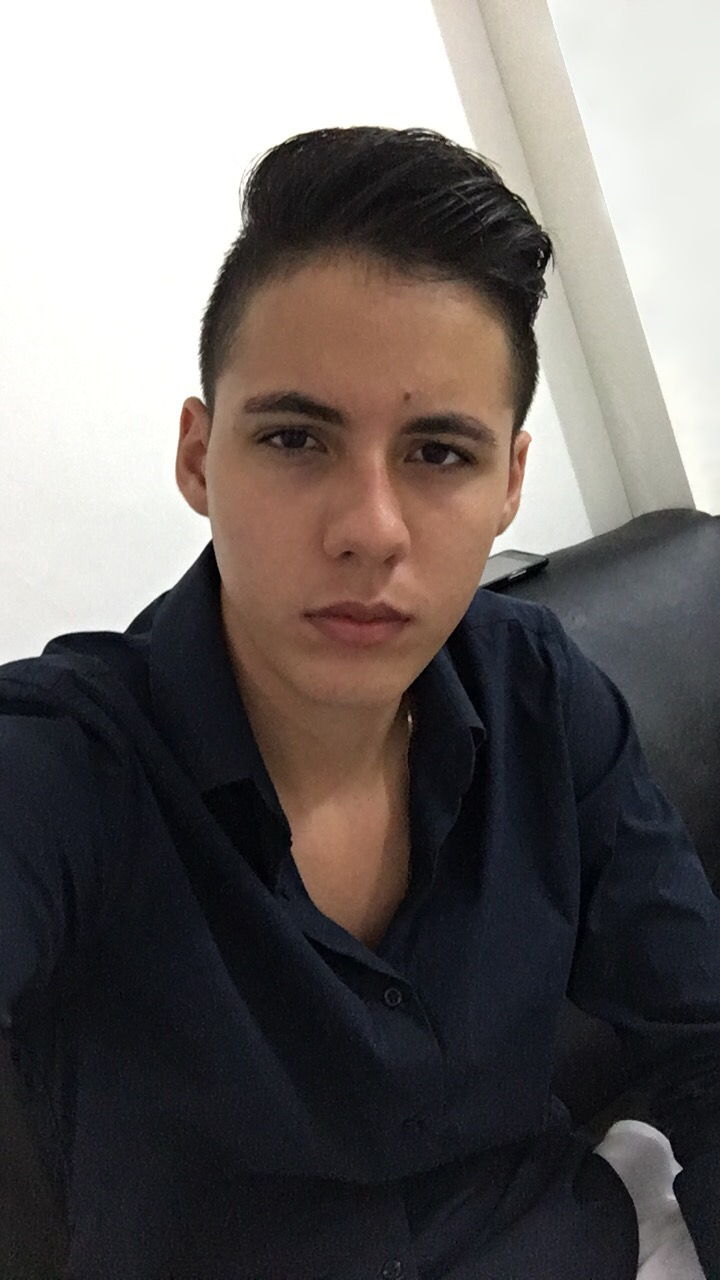
#> input picture second_report/samples/matheus.jpg, 720 x 1280 px
$ python hsv_skin_detection.py
#> lines starting #> are read from the running program, lines starting #| are printed output that depends on the picture; after the words box and inside, x2 and y2 are one past the last pixel; in counts of white or black regions, pixels touching at a corner belong together
import cv2
import numpy as np
from matplotlib import pyplot as plt


def skin_detection(gray):
    lower = np.array([50,50,50], dtype="uint8")
    upper = np.array([180,180,220], dtype="uint8")

    skin_mask = cv2.inRange(gray, lower, upper)

    return cv2.bitwise_and(src_img, src_img, mask=skin_mask)


if __name__ == '__main__':
    src_img = cv2.imread('../samples/matheus.jpg')
#> src_img is the input picture: shape (1280, 720, 3); mean B, G, R 100.9, 102.4, 108.1
    gray = cv2.cvtColor(src_img, cv2.COLOR_BGR2GRAY)
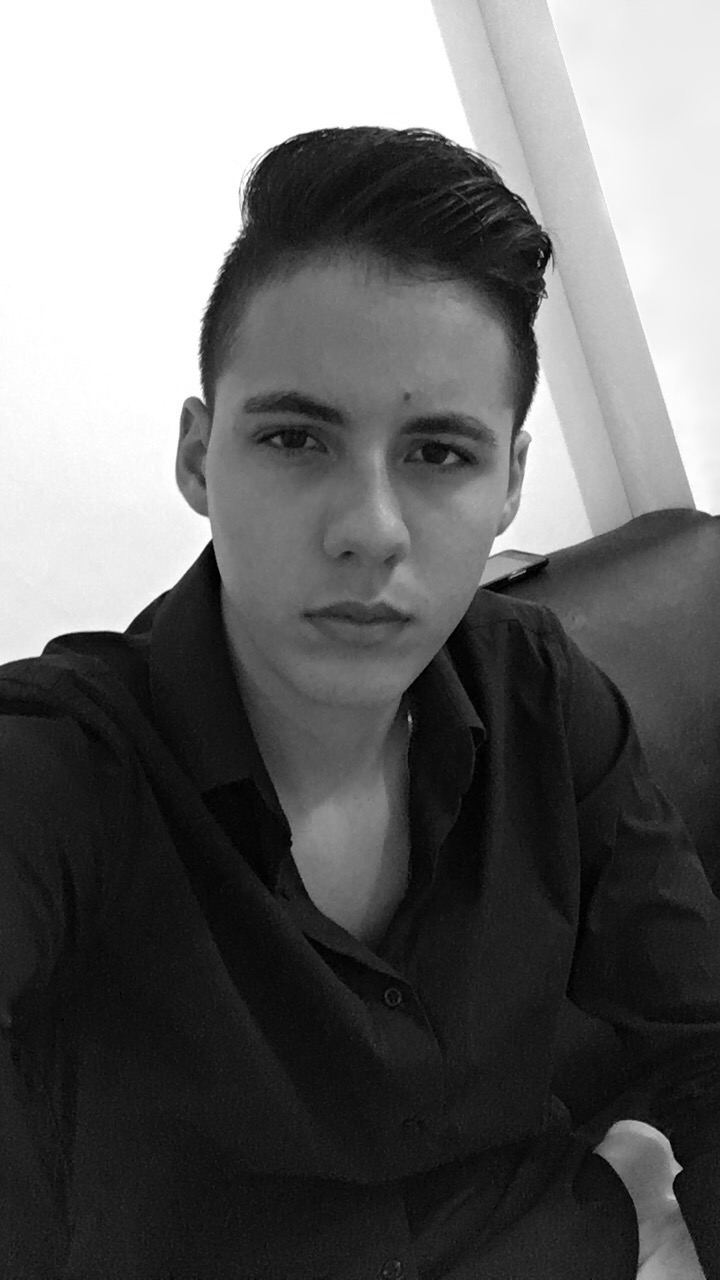
#> gray: shape (1280, 720); min 0, max 255, mean 103.9
    gray_img = cv2.cvtColor(src_img, cv2.COLOR_RGB2HSV)
#> gray_img: shape (1280, 720, 3); mean H, S, V 56, 55.4, 112

    fig = plt.figure(1)
    plt.subplot(1, 2, 1), plt.imshow(gray_img, 'gray')
    plt.axis('off')
    plt.subplot(1, 2, 2), plt.imshow(skin_detection(gray_img), 'hot')
#> in skin_detection, `skin_mask = cv2.inRange(gray, lower, upper)`:
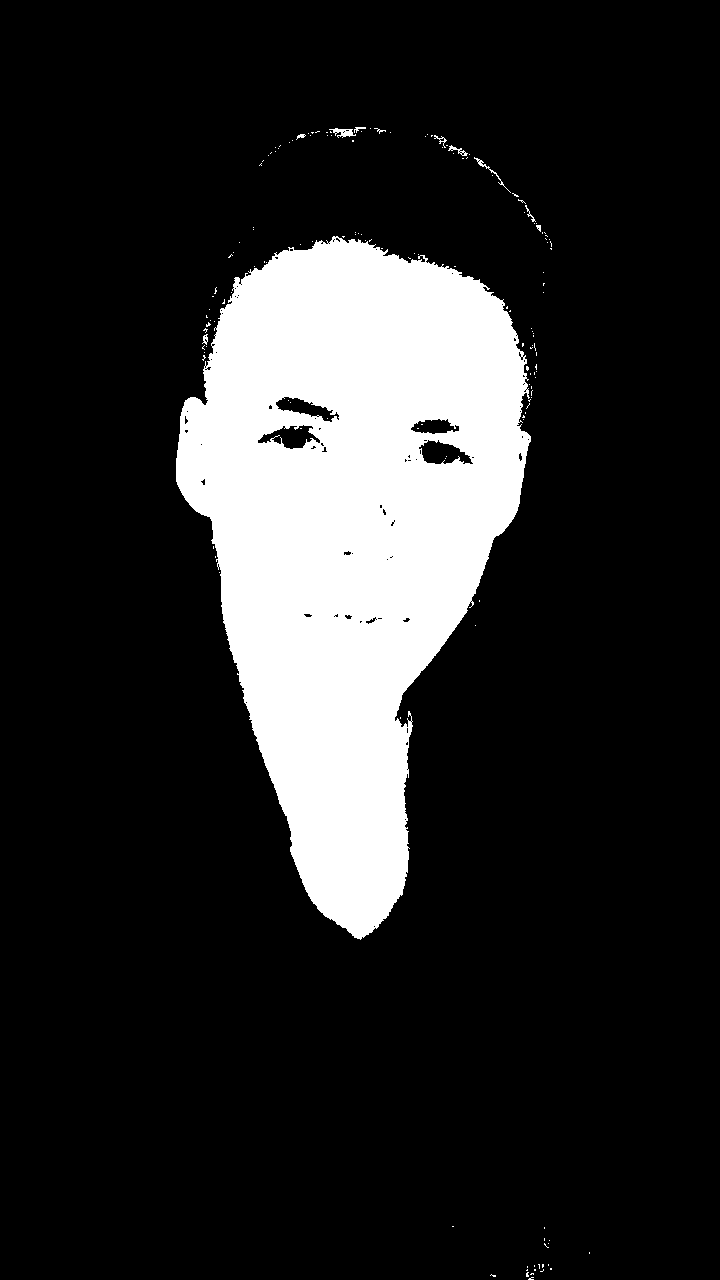
#> skin_mask: shape (1280, 720); 16.3% white; 155 white regions (144 under 20 px), largest, box (x1, y1, x2, y2) and area: (176, 236, 531, 940) 149474, (329, 128, 356, 138) 132, (474, 157, 511, 193) 95
#> in skin_detection, `return cv2.bitwise_and(src_img, src_img, mask=skin_mask)`:
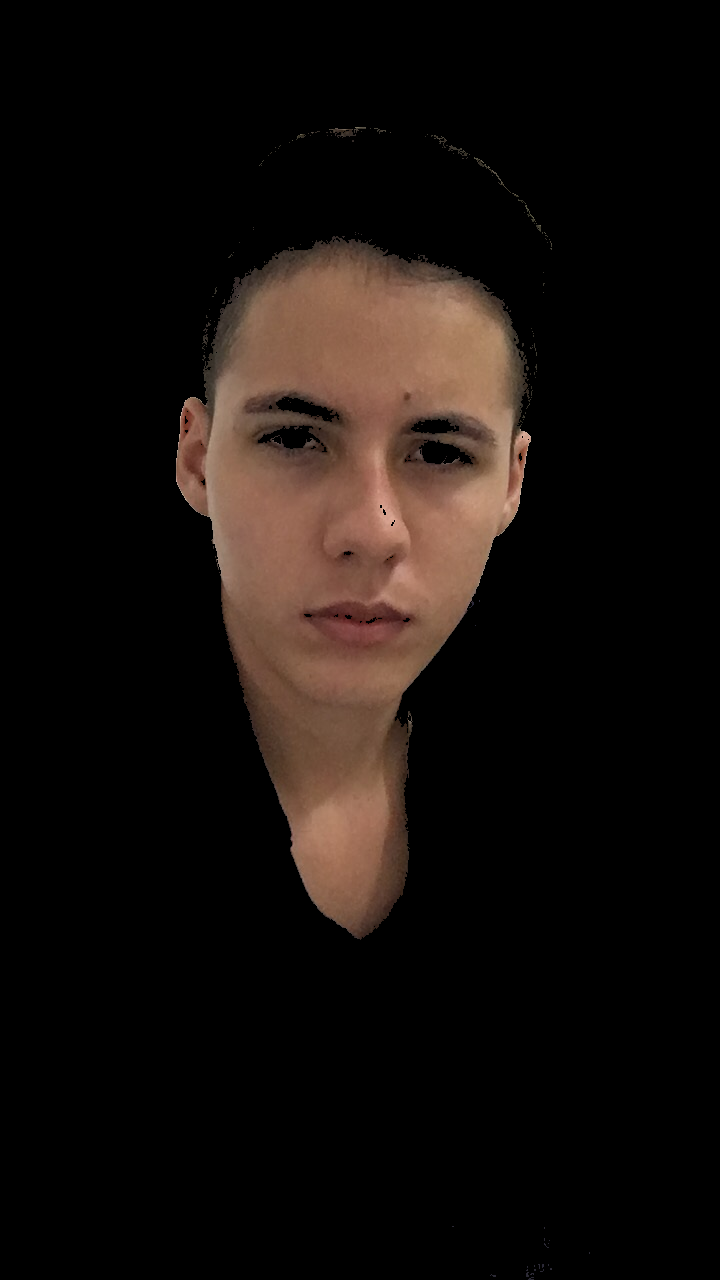
#> returned value: shape (1280, 720, 3); mean of channels 0, 1, 2 12.1, 15.2, 21.3; drawn as B, G, R
    plt.axis('off')
    plt.show()
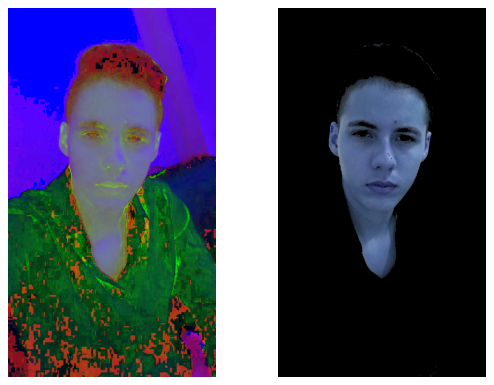
#> figure drawn by matplotlib, 2 panels

    fig.savefig("../results/hsv_skin_figure.jpg", dpi=300)
